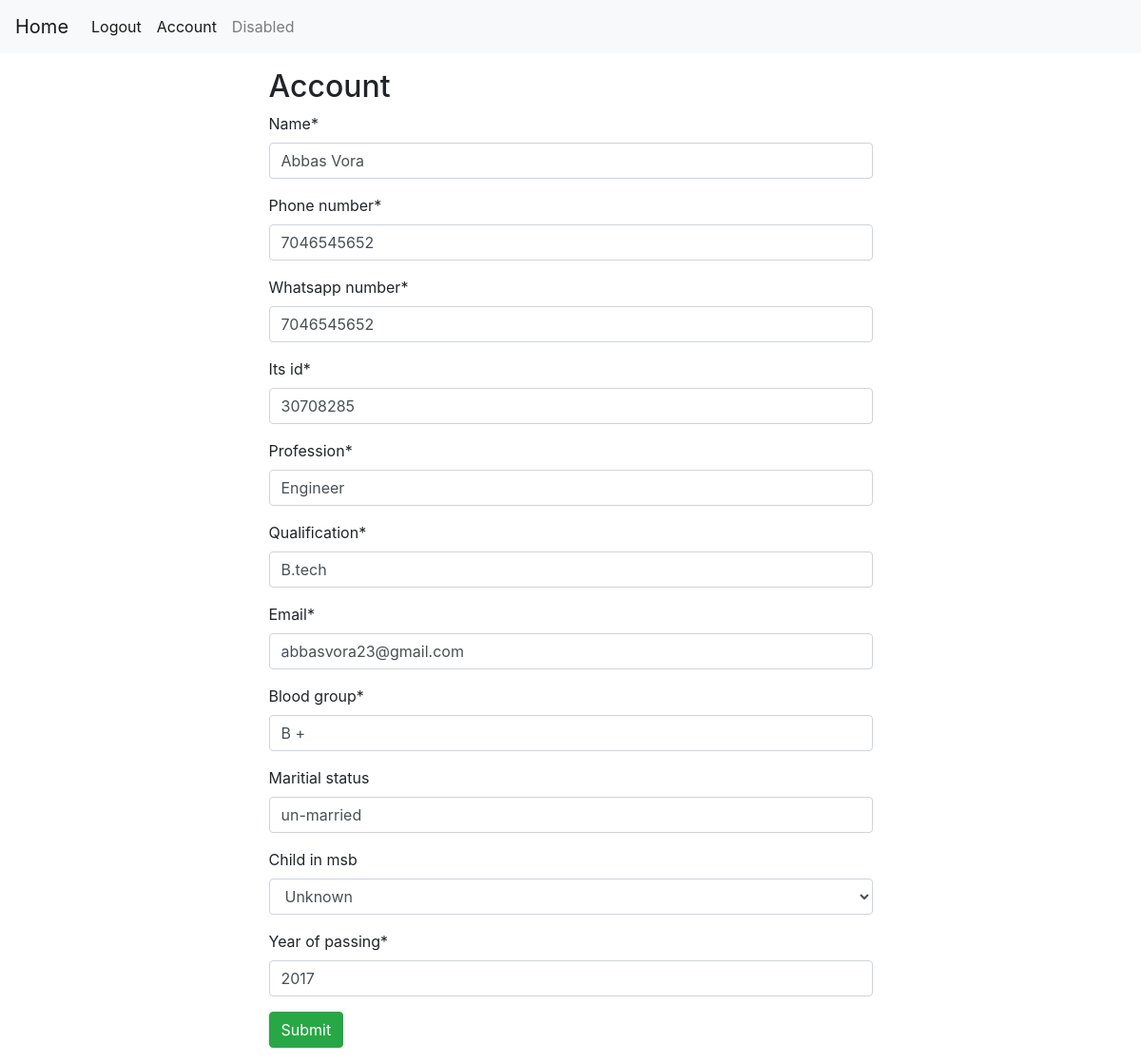
Page /account/ (signed in) on the committed database.
### register/models.py (models this page shows, shortened)
class User_acc(models.Model):
    user = models.OneToOneField(User, on_delete=models.CASCADE, null=True,)
    name = models.CharField(max_length=200, null=True, validators=[string_cheker])
    phone_number = models.CharField(max_length=10, null=True)
    whatsapp_number = models.CharField(max_length=10, null=True, blank=False)
    its_id = models.CharField(max_length=8, null=True, unique=True)
    profession = models.CharField(max_length=200, null=True)
    qualification= models.CharField(max_length=100, null=True)
    email = models.EmailField(null=True, unique=True)
    blood_group = models.CharField(max_length=10, null=True, blank=False)
    maritial_status = models.CharField(max_length=20, null=True, blank=True)
    child_in_msb = models.BooleanField(null=True, blank=False)
    year_of_passing = models.CharField(max_length=4, null=True)
    id = models.UUIDField(default=uuid.uuid4, unique=True, primary_key=True, editable=False)

### users/views.py (the view)
# urls.py: path('account/', views.user_acc, name='account'),
def user_acc(request):
    update = True
    user = User.objects.get(username=request.user.username)
    acc = User_acc.objects.get(user=user)
    form = User_accForm(instance=acc)
    admin = is_admin(request=request)
    if request.method == "POST":
        form = User_accForm(request.POST, instance=acc)
        if form.is_valid():
            form.save()
            return redirect("hello")
    context = {'form': form, "admin": admin, 'update':update}
    return render(request, "register/register_form.html", context)

### users/forms.py
class User_accForm(ModelForm):
    class Meta:
        model = User_acc
        exclude = ['user']

### register/utils.py (called while the page is built)
def is_admin(request):
    group = None
    if request.user.groups.exists():
        group = request.user.groups.all()[0].name
        print(request.user.groups.all()[0].name)
    if group == "admin":
            return True
    else:
        return False

### register/templates/register/register_form.html (shortened to what this page needs)
{% extends 'main.html' %}
{% block content %}
{% if update %}
<h2>Account</h2>
{% else %}
<h2>User Registration</h2>
{% endif %}
{% load crispy_forms_tags %}
<form action="" , method="POST">
    {{ form|crispy }}
    <div class="form-group">
        <input class="btn btn-success" type="submit" value="Submit">
    </div>
</form>
{% endblock content %}

### rows in the picture
User_acc: name "Abbas Vora", phone_number "7046545652", whatsapp_number "7046545652", its_id "30708285", profession "Engineer", qualification "B.tech", email "abbasvora23@gmail.com", blood_group "B +", maritial_status "un-married", child_in_msb "Unknown", year_of_passing "2017"
